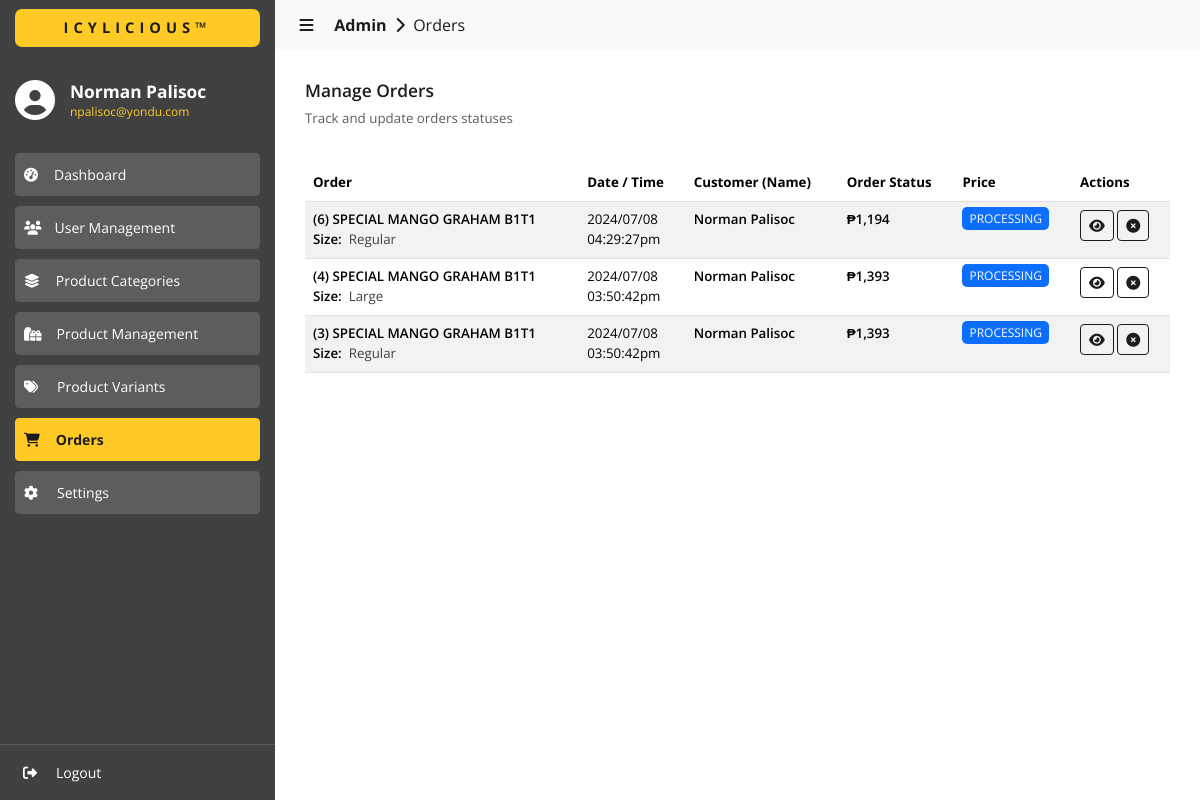
The app's page /admin/orders/index.php (signed in), older data.
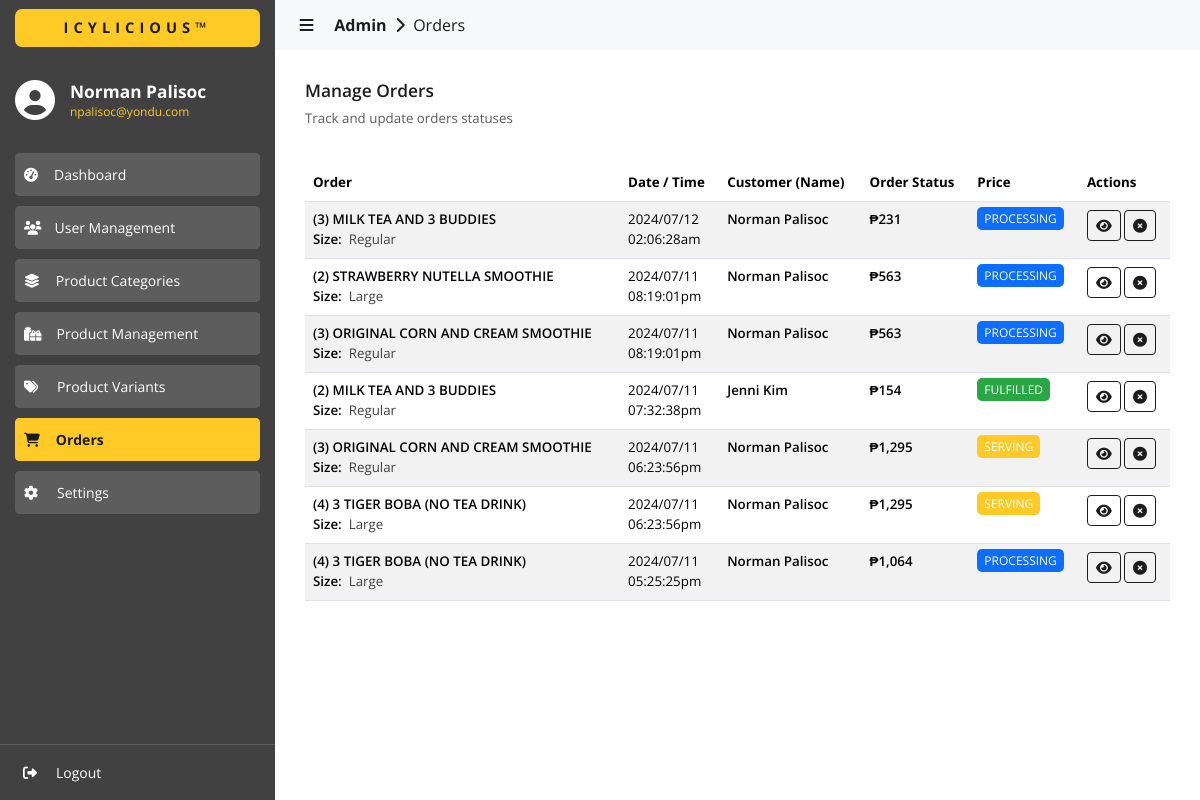
The same page, newer data.
### tables this page shows
CREATE TABLE `orders` (
  `id` int(11) NOT NULL,
  `transaction_id` varchar(255) NOT NULL,
  `product_id` int(11) NOT NULL,
  `variant_id` int(11) DEFAULT NULL,
  `user_id` int(11) NOT NULL,
  `order_date` varchar(255) NOT NULL,
  `order_time` varchar(255) NOT NULL,
  `order_quantity` int(11) NOT NULL,
  `is_pickup` int(11) NOT NULL,
  `user_address` varchar(999) NOT NULL,
  `user_phone` varchar(255) NOT NULL,
  `user_email` varchar(255) NOT NULL,
  `order_status` varchar(255) NOT NULL,
  `order_total` varchar(255) NOT NULL
);

CREATE TABLE `products_info` (
  `id` int(11) NOT NULL,
  `product_name` varchar(255) NOT NULL,
  `product_description` varchar(999) NOT NULL
);

CREATE TABLE `variants` (
  `id` int(11) NOT NULL,
  `variant_type` varchar(255) NOT NULL,
  `variant_name` varchar(255) NOT NULL,
  `variant_description` varchar(255) NOT NULL,
  `is_enabled` int(11) NOT NULL
);

CREATE TABLE `user_info` (
  `id` int(11) NOT NULL,
  `first_name` varchar(255) DEFAULT NULL,
  `last_name` varchar(255) DEFAULT NULL,
  `email` varchar(255) DEFAULT NULL,
  `phone` varchar(255) DEFAULT NULL,
  `address` varchar(255) DEFAULT NULL,
  `gender` varchar(255) DEFAULT NULL,
  `birth_date` varchar(255) DEFAULT NULL
);

### admin/orders/index.php (the view, shortened to what the changed rows need)
<?php
  include('../../utils/connections.php');
?>
<!DOCTYPE html>
<html lang="en">
  <head>
    <link
      href="https://cdn.jsdelivr.net/npm/bootstrap@5.3.3/dist/css/bootstrap.min.css"
      rel="stylesheet"
    >
    <link href="https://cdn.datatables.net/2.0.5/css/dataTables.bootstrap5.css" rel="stylesheet">
    <link rel="stylesheet" href="../../assets/css/global.css" />
    <link rel="stylesheet" href="./css/orders.css" />
  </head>
  <body>
    <div id="content-body" class="content content-slide-expanded">
      <div>
        <div class="content-wrapper">
          <div style="margin-top: 20px;">
            <table id="data" class="table table-striped" style="width:100%">
              <thead>
                <tr>
                  <th class="sans-bold">Order</th>
                  <th class="sans-bold">Date / Time</th>
                  <th class="sans-bold">Customer (Name)</th>
                  <th class="sans-bold">Order Status</th>
                  <th class="sans-bold">Price</th>
                  <th class="sans-bold">Actions</th>
                </tr>
              </thead>
              <tbody>
                <?php
                  $fetch_query = "SELECT * FROM orders ORDER BY id DESC";
                  $result = $conn->query($fetch_query);
                  if ($result->num_rows > 0) {
                    while ($row = $result->fetch_assoc()) {
                      $order_id = $row["id"];
                      $product_id = $row["product_id"];
                      $variant_id = $row['variant_id'];
                      $order_date = $row['order_date'];
                      $order_time = $row['order_time'];
                      $order_quantity = $row['order_quantity'];
                      $order_status = $row['order_status'];
                      $order_total = floatval($row['order_total']);
                      $user_email = $row['user_email'];
                      $row_product_price = number_format($order_total);
                      $row_variant = "";
                      $row_variant_type = "";
                      $row_variant_name = "";
                      $row_customer_name = "";
                      $row_status_type = "";
                      $row_status_name = "";
                      if ($order_status == 'PROCESSING') {
                        $row_status_type = "badge-processing";
                        $row_status_name = $order_status;
                      } else if ($order_status == 'SERVING') {
                        $row_status_type = "badge-serving";
                        $row_status_name = $order_status;
                      } else if ($order_status == 'CANCELLED') {
                        $row_status_type = "badge-cancelled";
                        $row_status_name = $order_status;
                        $row_action_status = "disabled";
                      } else if ($order_status == 'FULFILLED') {
                        $row_status_type = "badge-fulfilled";
                        $row_status_name = $order_status;
                      }
                      $fetch_query = "SELECT * FROM products_info WHERE id = ".$product_id." LIMIT 1";
                      $product_result = $conn->query($fetch_query);
                      if ($product_result->num_rows > 0) {
                        $product_row = $product_result->fetch_assoc();
                        $product_name = $product_row['product_name'];
                        $row_product_name = $product_name;
                        $fetch_query = "SELECT * FROM variants WHERE id = ".$variant_id." LIMIT 1";
                        $variant_result = $conn->query($fetch_query);
                        if ($variant_result->num_rows > 0) {
                          $variant_row = $variant_result->fetch_assoc();
                          $variant_type = $variant_row['variant_type'];
                          $variant_name = $variant_row['variant_name'];
                          $row_variant_type = $variant_type;
                          $row_variant_name = $variant_name;
                          $row_variant = '
                            <div style="padding-top: 0px; display: flex; flex-direction: row; sans-regular size-10 color-light-grey">
                              '.$variant_type.':&nbsp;&nbsp;
                              <span class="badge-size color-light-grey sans-regular size-10">
                                '.$variant_name.'
                              </span>
                            </div>
                          ';
                        }
                        $fetch_query = "SELECT * FROM user_info WHERE email = '".$user_email."'";
                        $first_name = "";
                        $last_name = "";
                        $email = "";
                        $phone = "";
                        $address = "";
                        $customer_result = $conn->query($fetch_query);
                        if ($customer_result->num_rows > 0) {
                          $customer_row = $customer_result->fetch_assoc();
                          $first_name = $customer_row['first_name'];
                          $last_name = $customer_row['last_name'];
                          $email = $customer_row['email'];
                          $phone = $customer_row['phone'];
                          $address = $customer_row['address'];
                          $row_customer_name = $first_name.' '.$last_name;
                        }
                        $is_cancelled = "";
                        $shipping_name = "";
                        $shipping_phone = "";
                        $shipping_address = "";
                        $payment_type = "";
                        $fetch_query = "SELECT * FROM orders_billing WHERE order_id = ".$order_id." LIMIT 1";
                        $billing_result = $conn->query($fetch_query);
                        if ($billing_result->num_rows > 0) {
                          $billing_row = $billing_result->fetch_assoc();
                          $shipping_first_name = $billing_row['shipping_first_name'];
                          $shipping_last_name = $billing_row['shipping_last_name'];
                          $shipping_phone = $billing_row['shipping_phone'];
                          $shipping_address = $billing_row['shipping_address'];
                          $payment_type = $billing_row['payment_type'];
                          $shipping_name = $shipping_first_name.' '.$shipping_last_name;
                        }
                        echo '
                          <tr>
                            <td class="sans-600">
                              ('.$order_quantity.') '.$row_product_name.'
                              '.$row_variant.'
                            </td>
                            <td class="sans-regular">
                              '.$order_date.'<br/>'.$order_time.'
                            </td>
                            <td class="sans-600">
                              '.$row_customer_name.'
                            </td>
                            <td class="sans-600">
                              ₱'.$row_product_price.'
                            </td>
                            <td class="sans-regular" style="font-size: 9pt;">
                              <span class="'.$row_status_type.'">'.$row_status_name.'</span>
                            </td>
                            <td>
                              <button
                                data-bs-toggle="modal"
                                data-bs-target="#staticViewOrder"
                                onclick="onViewOrder(
                                  '."'".$order_id."'".',
                                  '."'".$first_name."'".',
                                  '."'".$last_name."'".',
                                  '."'".$email."'".',
                                  '."'".$phone."'".',
                                  '."'".$address."'".',
                                  '."'".$order_date."'".',
                                  '."'".$order_time."'".',
                                  '."'".$order_quantity."'".',
                                  '."'".$row_product_name."'".',
                                  '."'".$row_variant_type."'".',
                                  '."'".$row_variant_name."'".',
                                  '."'".$row_product_price."'".',
                                  '."'".$shipping_name."'".',
                                  '."'".$shipping_phone."'".',
                                  '."'".$shipping_address."'".',
                                  '."'".$payment_type."'".',
                                  '."'".$order_status."'".'
                                )"
                                class="btn btn-outline-primary btn-sm
                                  sans-400
                                  color-white"
                                type="button">
                                <i class="fas fa-eye"></i>
                              </button>
                              <button
                                onclick="onCancelOrder('."'".$order_id."'".')"
                                '.$is_cancelled.'
                                class="btn btn-outline-primary btn-sm
                                  sans-400
                                  color-white"
                                type="button">
                                <i class="fa-solid fa-circle-xmark"></i>
                              </button>
                            </td>
                          </tr>
                        ';
                      }
                    }
                  }
                ?>
              </tbody>
            </table>
          </div>
        </div>
      </div>
    </div>
  </body>
</html>

Row changes from the older to the newer data that the page shows:
removed orders: order_quantity "6", products_info.product_name "SPECIAL MANGO GRAHAM B1T1", variant.variant_type "Size", variant.variant_name "Regular", order_date "2024/07/08", order_time "04:29:27pm", user_info.first_name+last_name "Norman Palisoc", order_total "1,194", order_status "PROCESSING"
removed orders: order_quantity "4", products_info.product_name "SPECIAL MANGO GRAHAM B1T1", variant.variant_type "Size", variant.variant_name "Large", order_date "2024/07/08", order_time "03:50:42pm", user_info.first_name+last_name "Norman Palisoc", order_total "1,393", order_status "PROCESSING"
removed orders: order_quantity "3", products_info.product_name "SPECIAL MANGO GRAHAM B1T1", variant.variant_type "Size", variant.variant_name "Regular", order_date "2024/07/08", order_time "03:50:42pm", user_info.first_name+last_name "Norman Palisoc", order_total "1,393", order_status "PROCESSING"
added orders: order_quantity "3", products_info.product_name "MILK TEA AND 3 BUDDIES", variant.variant_type "Size", variant.variant_name "Regular", order_date "2024/07/12", order_time "02:06:28am", user_info.first_name+last_name "Norman Palisoc", order_total "231", order_status "PROCESSING"
added orders: order_quantity "2", products_info.product_name "STRAWBERRY NUTELLA SMOOTHIE", variant.variant_type "Size", variant.variant_name "Large", order_date "2024/07/11", order_time "08:19:01pm", user_info.first_name+last_name "Norman Palisoc", order_total "563", order_status "PROCESSING"
added orders: order_quantity "3", products_info.product_name "ORIGINAL CORN AND CREAM SMOOTHIE", variant.variant_type "Size", variant.variant_name "Regular", order_date "2024/07/11", order_time "08:19:01pm", user_info.first_name+last_name "Norman Palisoc", order_total "563", order_status "PROCESSING"
added orders: order_quantity "2", products_info.product_name "MILK TEA AND 3 BUDDIES", variant.variant_type "Size", variant.variant_name "Regular", order_date "2024/07/11", order_time "07:32:38pm", user_info.first_name+last_name "Jenni Kim", order_total "154", order_status "FULFILLED"
added orders: order_quantity "3", products_info.product_name "ORIGINAL CORN AND CREAM SMOOTHIE", variant.variant_type "Size", variant.variant_name "Regular", order_date "2024/07/11", order_time "06:23:56pm", user_info.first_name+last_name "Norman Palisoc", order_total "1,295", order_status "SERVING"
added orders: order_quantity "4", products_info.product_name "3 TIGER BOBA (NO TEA DRINK)", variant.variant_type "Size", variant.variant_name "Large", order_date "2024/07/11", order_time "06:23:56pm", user_info.first_name+last_name "Norman Palisoc", order_total "1,295", order_status "SERVING"
added orders: order_quantity "4", products_info.product_name "3 TIGER BOBA (NO TEA DRINK)", variant.variant_type "Size", variant.variant_name "Large", order_date "2024/07/11", order_time "05:25:25pm", user_info.first_name+last_name "Norman Palisoc", order_total "1,064", order_status "PROCESSING"
